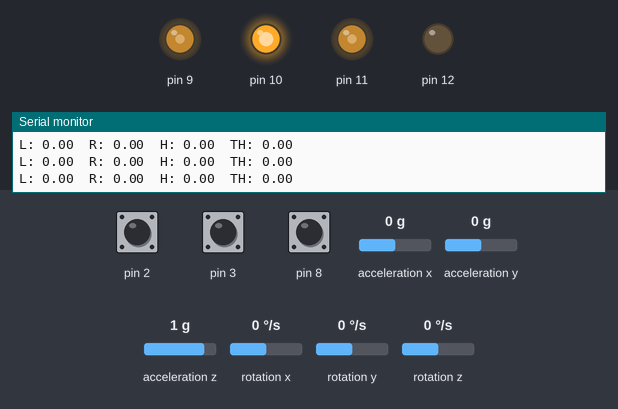
A sketch run on a simulated Arduino Uno, built with avr-gcc and run on an emulated ATmega328P. Parts: output pins drawn as LEDs (lit = HIGH), the last lines printed to the serial monitor. The test bench sets the inputs (shaded band); at power-on: rotation z 0 °/s, pin 3 HIGH, pin 2 HIGH, pin 8 HIGH, acceleration x 0 g, acceleration y 0 g, acceleration z 1 g, rotation x 0 °/s, rotation y 0 °/s.

Above: at 2.7 s.
2.8 s: rotation z set to -192 °/s
At 4.0 s:
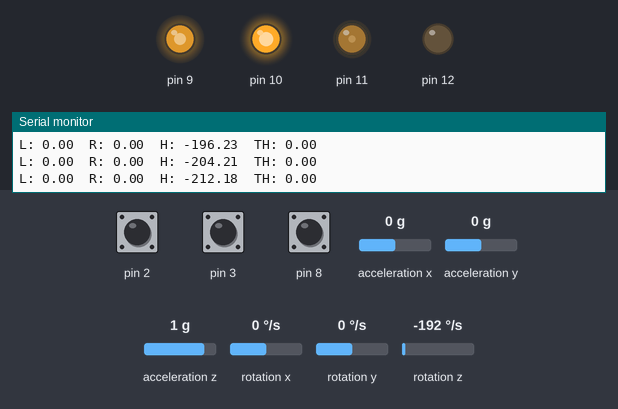
4.3 s: rotation z set to 100 °/s
At 7.2 s:
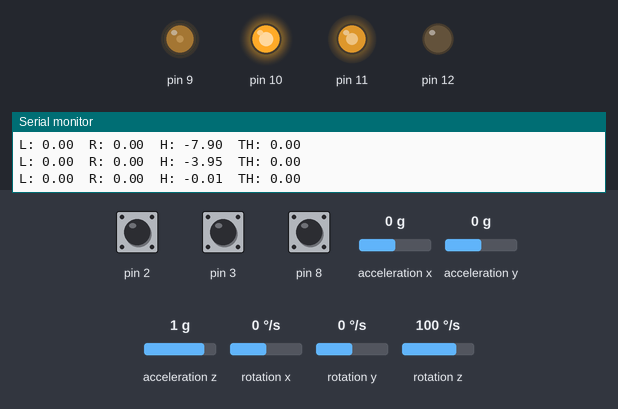
7.3 s: pin 3 pulled LOW for 1 s
At 9.8 s:
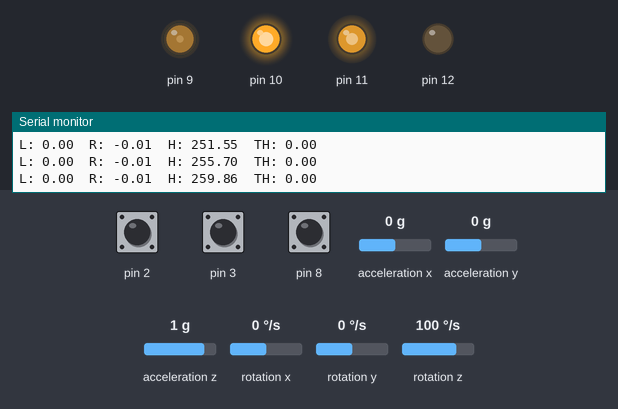
11.3 s: rotation z set to -100 °/s
At 16.6 s:
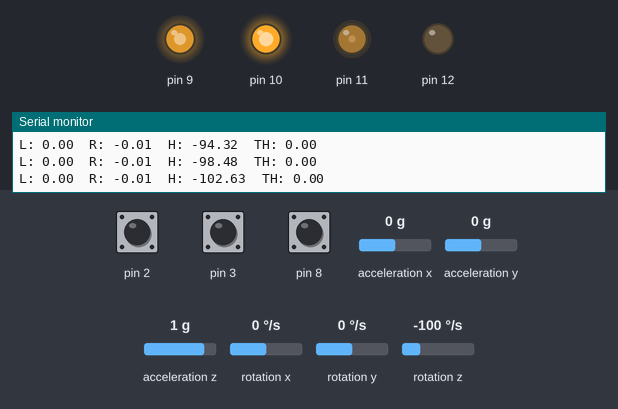
Timing chart, 0 to 18.0 s (numbered marks = the images above; inputs shaded):
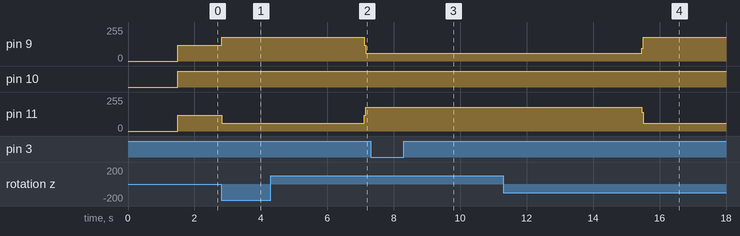

The sketch:

imu_test.ino
```cpp
#include "DualEncoder.hpp"
#include "Motor.hpp"
#include "PIDController.hpp"
#include <MPU6050_light.h>
#include "EncoderOdometry.hpp"

#define MOT1PWM 11
#define MOT1DIR 12
mtrn3100::Motor motor1(MOT1PWM, MOT1DIR);

#define MOT2PWM 9
#define MOT2DIR 10
mtrn3100::Motor motor2(MOT2PWM, MOT2DIR);

// Encoder pins
#define EN_A  2
#define EN_B  7
#define EN_A2 3
#define EN_B2 8

mtrn3100::DualEncoder encoder(EN_A, EN_B, EN_A2, EN_B2);

// PID Controllers
mtrn3100::PIDController controller1(30, 0, 0.3);
mtrn3100::PIDController controller2(30, 0, 0.3);

bool finishedDrive = false;
bool finishedTurn = false;

// IMU
MPU6050 mpu(Wire);

float targetHeading = 0.0;
const float K_HEADING = 27;
const float K_SYNC = 1.1;

const float WHEEL_RADIUS = 0.017f;   // metres
const float WHEEL_BASE   = 0.145f;   // distance between wheels
float targetDistance = 1.09f; // metres
float targetAngle = targetDistance / WHEEL_RADIUS;

mtrn3100::EncoderOdometry odom(WHEEL_RADIUS, WHEEL_BASE);

unsigned long lastPIDTime = 0;
const unsigned long PID_INTERVAL = 10000;   // 10 ms

void setup() {
    Serial.begin(9600);

    Wire.begin();

    // Robot must be completely still during setup to calibrate the gyroscope
    Serial.println("Hello");

    mpu.begin();
    Serial.println("mpu.begin() returned");
    mpu.calcOffsets(true, true);
    delay(500);

    controller1.zeroAndSetTarget(encoder.getLeftRotation(), targetAngle);
    controller2.zeroAndSetTarget(-encoder.getRightRotation(), targetAngle);

    Serial.println("Done");

    targetHeading = mpu.getAngleZ();
    // Serial.println(targetHeading);
}

void loop() {

    unsigned long currentTime = micros();
    mpu.update();

    if (currentTime - lastPIDTime >= PID_INTERVAL) {

        lastPIDTime = currentTime;

        // Current wheel positions
        float leftPos  = encoder.getLeftRotation();
        float rightPos = -encoder.getRightRotation();

        // Independent PID outputs
        float leftPWM  = controller1.compute(leftPos);
        float rightPWM = controller2.compute(rightPos);

        float headingError = targetHeading - mpu.getAngleZ();
        float headingCorrection = K_HEADING * headingError;
        headingCorrection = constrain(headingCorrection, -60, 60);


        float syncError = leftPos - rightPos;
        float syncCorrection = syncError * K_SYNC;

        motor1.setPWM(leftPWM - headingCorrection - syncCorrection);
        motor2.setPWM(-(rightPWM + headingCorrection + syncCorrection));

        // Debug
        Serial.print("L: ");
        Serial.print(leftPos);
        Serial.print("  R: ");
        Serial.print(rightPos);
        Serial.print("  H: ");
        Serial.print(mpu.getAngleZ());
        Serial.print("  TH: ");
        Serial.println(targetHeading);
    }
}


    // float actual_position2 = -encoder2.getRotation();
    // float output2 = controller2.compute(actual_position2);
    // // output2 = constrain(output2, -MAX_SPEED, MAX_SPEED);
    // motor2.setPWM(-output2);
    // Serial.println(encoder1.count);
    // Serial.println((encoder1.getRotation()));
    // Serial.println("");
    // delay(1000);

    // float pos1 = encoder1.getRotation();
    // float pos2 = -encoder2.getRotation();

    // float output1 = controller1.compute(pos1);
    // float output2 = controller2.compute(pos2);

    // // Cross-coupling: If pos1 > pos2, the robot is veering right.
    // // We slow down motor 1 and speed up motor 2 slightly to compensate.
    // float sync_correction = (pos1 - pos2) * 10.0; // Tune this multiplier (10.0) if needed

    // motor1.setPWM(output1 - sync_correction);
    // motor2.setPWM(-(output2 + sync_correction));

    // delayMicroseconds(2000);

// }

// void loop() {

//   Serial.println("Hello World");

// //   motor1.setPWM(controller1.compute(encoder.getRotation()));
// //   motor2.setPWM(controller2.compute(encoder.getRotation()));

// //   enum direction dir = left;
// //   // turn left
// //   Serial.println("We are turning left!");
// //   while (count < 4) {
// //     int curr_pos = mpu.getAngleZ();
// //     Serial.println(curr_pos);
// //     turning(left);
// //     if (curr_pos == return_position) {
// //       count++;
// //     }
// //     Serial.println(count);
// //   }

// //   delay(1000);
// //   count = 0;

// //   dir = right;
// //   // turn right
// //   Serial.println("We are turning right!");
// //   while (count < 4) {
// //     int curr_pos = mpu.getAngleZ();
// //     Serial.println(curr_pos);
// //     turning(right);
// //     if (curr_pos == return_position) {
// //       count++;
// //     }
// //     Serial.println(count);
// //   }

// // }

// // void turning(enum direction dir) {
// //   switch (dir) {
// //     case left:
// //       motor1.setPWM(-100); // need to tune
// //       motor2.setPWM(100); // need to tune
// //       break;
// //     case right:
// //       motor1.setPWM(100); // need to tune
// //       motor2.setPWM(-100); // need to tune
// //       break;
// //   }
// }

// // void setup() {
// //   Serial.begin(9600);
// //   Serial.println("hi");
// // }

// // void loop() {
// //   Serial.println(("this is working"));
// //   delay(1000);
// // }

// #include "Motor.hpp"

// #define MOT1PWM 11
// #define MOT1DIR 12
// mtrn3100::Motor motor1(MOT1PWM, MOT1DIR);

// #define MOT2PWM 9
// #define MOT2DIR 10
// mtrn3100::Motor motor2(MOT2PWM, MOT2DIR);

// enum direction { left, right };

// const int TURN_SPEEDL = 100;
// const int TURN_SPEEDR = 100;
// const int TURN_TIME = 1000; // ms, tune experimentally

// void turning(direction dir) {
//   switch (dir) {
//     case left:
//       motor1.setPWM(-TURN_SPEEDL);
//       motor2.setPWM(TURN_SPEEDR);
//       break;

//     case right:
//       motor1.setPWM(TURN_SPEEDL);
//       motor2.setPWM(-TURN_SPEEDR);
//       break;
//   }
// }

// void stopMotors() {
//   motor1.setPWM(0);
//   motor2.setPWM(0);
// }

// void setup() {
//   Serial.begin(9600);
//   Serial.println("Starting...");
// }

// void loop() {

//   Serial.println("Turning left 4 times");

//   for (int i = 0; i < 4; i++) {
//     turning(left);
//     delay(TURN_TIME);

//     stopMotors();
//     delay(500);
//   }

//   delay(1000);

//   Serial.println("Turning right 4 times");

//   for (int i = 0; i < 4; i++) {
//     turning(right);
//     delay(TURN_TIME);

//     stopMotors();
//     delay(500);
//   }

//   stopMotors();

//   while (true) {
//     // stop program
//   }
// }
```

DualEncoder.hpp
```cpp
#pragma once

#include <Arduino.h>

namespace mtrn3100 {


class DualEncoder {
public:
    DualEncoder(uint8_t enc1, uint8_t enc2,uint8_t enc3, uint8_t enc4) : mot1_int(enc1), mot1_dir(enc2), mot2_int(enc3), mot2_dir(enc4) {
        instance = this;  // Store the instance pointer
        pinMode(mot1_int, INPUT_PULLUP);
        pinMode(mot1_dir, INPUT_PULLUP);
        pinMode(mot2_int, INPUT_PULLUP);
        pinMode(mot2_dir, INPUT_PULLUP);

        attachInterrupt(digitalPinToInterrupt(mot1_int), DualEncoder::readLeftEncoderISR, RISING);
        attachInterrupt(digitalPinToInterrupt(mot2_int), DualEncoder::readRightEncoderISR, RISING);
    }


    // Encoder function used to update the encoder
    void readLeftEncoder() {
        noInterrupts();
        direction = digitalRead(mot1_dir) ? 1 : -1;
        l_count += direction;
        interrupts();
    }

    void readRightEncoder() {
        noInterrupts();
        direction = digitalRead(mot2_dir) ? 1 : -1;
        r_count += direction;
        interrupts();
    }

    // Helper function which to convert encouder count to radians
    float getLeftRotation() {
        return (static_cast<float>(l_count) / counts_per_revolution ) * 2* PI;
    }

    float getRightRotation() {
        return (static_cast<float>(r_count) / counts_per_revolution ) * 2* PI;
    }

private:
    static void readLeftEncoderISR() {
        if (instance != nullptr) {
            instance->readLeftEncoder();
        }
    }

   static void readRightEncoderISR() {
        if (instance != nullptr) {
            instance->readRightEncoder();
        }
    }

public:
    const uint8_t mot1_int,mot1_dir,mot2_int,mot2_dir;
    volatile int8_t direction;
    float position = 0;
    uint16_t counts_per_revolution = 693;
    volatile long l_count = 0;
    volatile long r_count = 0;
    uint32_t prev_time;
    bool read = false;

private:
    static DualEncoder* instance;
};

DualEncoder* DualEncoder::instance = nullptr;

}  // namespace mtrn3100
```

EncoderOdometry.hpp
```cpp
#pragma once

#include <Arduino.h>

namespace mtrn3100
{
    class EncoderOdometry
    {
    public:
        EncoderOdometry(float radius, float wheelBase) : x(0), y(0), h(0), R(radius), B(wheelBase), lastLPos(0), lastRPos(0) {}

        // TODO: COMPLETE THIS FUNCTION
        void update(float leftValue, float rightValue)
        {

            // Change in wheel angle since last update
            float deltaLeft = leftValue - lastLPos;
            float deltaRight = rightValue - lastRPos;

            // Store for next iteration
            lastLPos = leftValue;
            lastRPos = rightValue;

            // Wheel distances travelled
            float dL = deltaLeft * R;
            float dR = deltaRight * R;

            // Robot motion
            float dS = (dL + dR) * 0.5f;
            float dTheta = (dR - dL) / B;

            // Update pose
            float midHeading = h + dTheta * 0.5f;

            x += dS * cos(midHeading);
            y += dS * sin(midHeading);
            h += dTheta;
        }

        float getX() const { return x; }
        float getY() const { return y; }
        float getH() const { return h; }

    private:
        float x, y, h;
        const float R, B;
        float lastLPos, lastRPos;
    };

}
```

Motor.hpp
```cpp
#pragma once

#include <Arduino.h>

#include "math.h"

namespace mtrn3100 {


// The motor class is a simple interface designed to assist in motor control
// You may choose to impliment additional functionality in the future such as dual motor or speed control
class Motor {
public:
    Motor( uint8_t pwm_pin, uint8_t in2) :  pwm_pin(pwm_pin), dir_pin(in2) {
        // TODO: Set both pins as output
        pinMode(pwm_pin, OUTPUT);
        pinMode(in2, OUTPUT);
    }


    // This function outputs the desired motor direction and the PWM signal.
    // NOTE: a pwm signal > 255 could cause troubles as such ensure that pwm is clamped between 0 - 255.

    void setPWM(int16_t pwm) {
      // TODO: Output digital direction pin based on if input signal is positive or negative.
      // TODO: Output PWM signal between 0 - 255.
        if (pwm < 0){
            digitalWrite(dir_pin, HIGH);
            analogWrite(pwm_pin, abs(pwm));
        }
        else if (pwm > 0) {
            digitalWrite(dir_pin, LOW);
            analogWrite(pwm_pin, abs(pwm));
        } else {
            analogWrite(pwm_pin, abs(pwm));
        }

    }

private:
    const uint8_t pwm_pin;
    const uint8_t dir_pin;
};

}  // namespace mtrn3100
```

PIDController.hpp
```cpp
#pragma once

#include <math.h>

namespace mtrn3100 {

class PIDController {
public:
    PIDController(float kp, float ki, float kd) : kp(kp), ki(ki), kd(kd) {}

    // Compute the output signal required from the current/actual value.
    float compute(float input) {

        curr_time = micros();
        dt = static_cast<float>(curr_time - prev_time) / 1e6;
        prev_time = curr_time;

        error = setpoint - (input - zero_ref);

        // TODO: IMPLIMENT PID CONTROLLER
        float proportional = error;
        integral = integral + error * dt;
        derivative = (error - prev_error) / dt;
        output = kp * proportional + ki * integral + kd * derivative;

        prev_error = error;

        // Constrain to standard max motor PWM bounds
        if (output > 120) output = 120;
        if (output < -120) output = -120;

        return output;
    }

    // Function used to return the last calculated error.
    // The error is the difference between the desired position and current position.
    void tune(float p, float i, float d) {
        kp = p;
        ki = i;
        kd = d;
    }

    float getError() {
      return error;
    }

    // This must be called before trying to achieve a setpoint.
    // The first argument becomes the new zero reference point.
    // Target is the setpoint value.
    void zeroAndSetTarget(float zero, float target) {
        prev_time = micros();
        zero_ref = zero;
        setpoint = target;
    }

public:
    uint32_t prev_time, curr_time = micros();
    float dt;

private:
    float kp, ki, kd;
    float error, derivative, integral, output;
    float prev_error = 0;
    float setpoint = 0;
    float zero_ref = 0;


};

}  // namespace mtrn3100
```

Measured:
- after the input at 2.8 s, pin 9: 120/255 → 180/255 at once; pin 11: 120/255 → 60/255 at once
- after the input at 4.3 s, pin 9: 180/255 → 60/255 after 2.8 s; pin 11: 60/255 → 180/255 after 2.8 s
- after the input at 7.3 s, pin 11: 180/255 → 179/255 after 1.0 s
- after the input at 11.3 s, pin 9: 60/255 → 180/255 after 4.2 s; pin 11: 179/255 → 59/255 after 4.2 s
